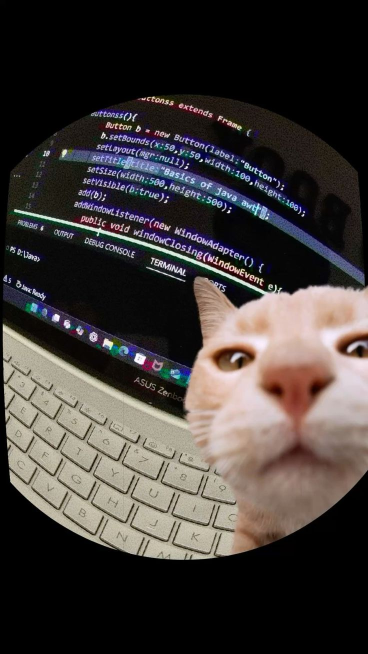
#> input picture Pillow/chat.jpg, 736 x 1308 px (shown at 1/2 size)
$ python rotation.py
#> lines starting #> are read from the running program, lines starting #| are printed output that depends on the picture
from PIL import Image

with Image.open("chat.jpg") as im:
#> im is the input picture: PIL image 736x1308 RGB; mean R, G, B 63.8, 58.3, 56
    im_redim = im.resize((256, 256))
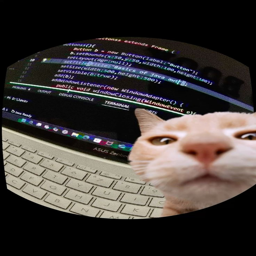
#> im_redim: PIL image 256x256 RGB; mean R, G, B 63.8, 58.3, 56
    im_tournee = im_redim.rotate(45)
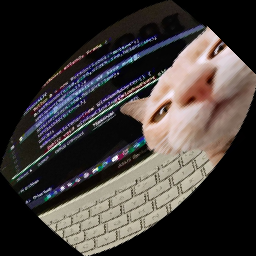
#> im_tournee: PIL image 256x256 RGB; mean R, G, B 63.8, 58.3, 56
    im_tournee.save("chat_rotation.jpg")
    im_tournee.show()
